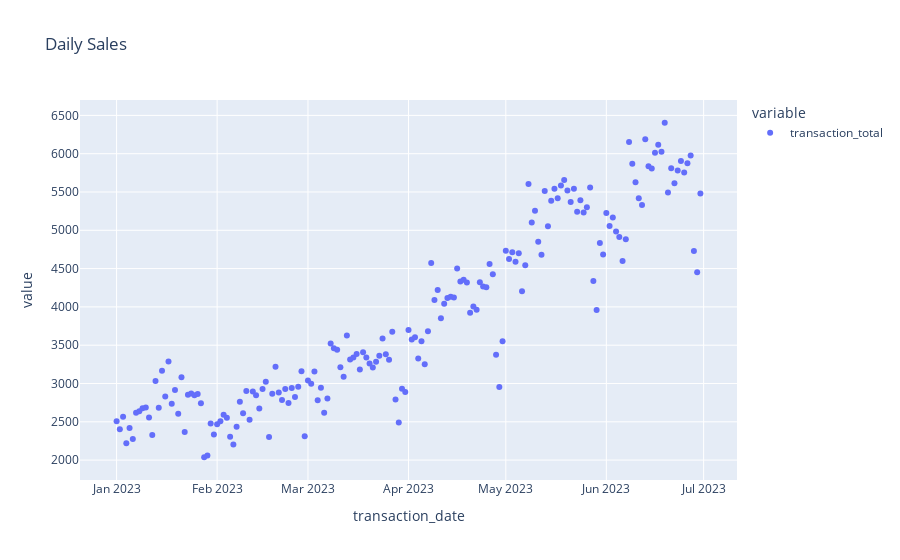

Here is the notebook cell this chart was saved with:
### Code cell
import pandas as pd
from django.contrib.admin import display
import numpy as np
import matplotlib.pyplot as plt
import seaborn as sns 
from sklearn.preprocessing import PolynomialFeatures
from sklearn.linear_model import LinearRegression
from sklearn.metrics import mean_squared_error
from sklearn.model_selection import train_test_split
import warnings
from scipy.stats import ttest_ind
import plotly.express as px

sales = pd.read_excel('./data/coffee_shop_sales.xlsx')
sales['transaction_total'] = sales['unit_price'] * sales['transaction_qty']
main_sales = sales.groupby('transaction_date')['transaction_total'].sum()

# Create the main graph
px.scatter(main_sales, title='Daily Sales')

### Figure 1 — Plotly figure (JSON) as saved in the notebook; plotly's stock layout.template omitted (floating-point values rounded to 4 significant figures; data arrays with more than 128 entries replaced by an {"elided": "..."} marker saying what was removed)
{"data": [{"hovertemplate": "variable=transaction_total<br>transaction_date=%{x}<br>value=%{y}<extra></extra>", "legendgroup": "transaction_total", "marker": {"color": "#636efa", "symbol": "circle"}, "mode": "markers", "name": "transaction_total", "orientation": "v", "showlegend": true, "x": {"elided": "181 str values"}, "xaxis": "x", "y": {"elided": "181 float values"}, "yaxis": "y", "type": "scatter"}], "layout": {"xaxis": {"anchor": "y", "domain": [0.0, 1.0], "title": {"text": "transaction_date"}}, "yaxis": {"anchor": "x", "domain": [0.0, 1.0], "title": {"text": "value"}}, "legend": {"title": {"text": "variable"}, "tracegroupgap": 0}, "title": {"text": "Daily Sales"}}}
